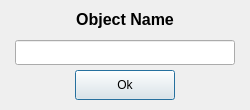
<?xml version="1.0" encoding="UTF-8"?>
<ui version="4.0">
 <class>nameDialog</class>
 <widget class="QDialog" name="nameDialog">
  <property name="geometry">
   <rect>
    <x>0</x>
    <y>0</y>
    <width>250</width>
    <height>110</height>
   </rect>
  </property>
  <property name="windowTitle">
   <string>Set pixel transformation</string>
  </property>
  <widget class="QLabel" name="origLabel">
   <property name="geometry">
    <rect>
     <x>45</x>
     <y>10</y>
     <width>160</width>
     <height>21</height>
    </rect>
   </property>
   <property name="text">
    <string>&lt;html&gt;&lt;head/&gt;&lt;body&gt;&lt;p align=&quot;center&quot;&gt;&lt;span style=&quot; font-size:12pt; font-weight:600;&quot;&gt;Object Name&lt;/span&gt;&lt;br/&gt;&lt;/p&gt;&lt;/body&gt;&lt;/html&gt;</string>
   </property>
   <property name="textFormat">
    <enum>Qt::RichText</enum>
   </property>
  </widget>
  <widget class="QPushButton" name="okButton">
   <property name="geometry">
    <rect>
     <x>75</x>
     <y>70</y>
     <width>100</width>
     <height>30</height>
    </rect>
   </property>
   <property name="text">
    <string>Ok</string>
   </property>
  </widget>
  <widget class="QLineEdit" name="lineEdit">
   <property name="geometry">
    <rect>
     <x>15</x>
     <y>40</y>
     <width>220</width>
     <height>25</height>
    </rect>
   </property>
  </widget>
 </widget>
 <tabstops>
  <tabstop>okButton</tabstop>
 </tabstops>
 <resources/>
 <connections/>
</ui>
